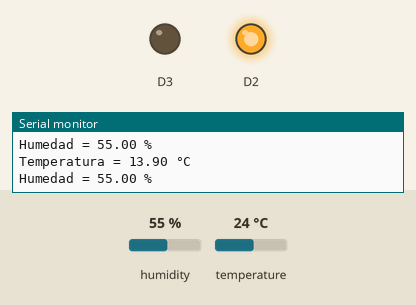
Recording of a sketch running on a simulated ESP8266 (NodeMCU). On the bench: output pins drawn as LEDs (lit = HIGH), the last lines printed to the serial monitor. The inputs (shaded band) are chosen by the test bench; at power-on: temperature 24 °C, humidity 55 %.

Above: at 2.8 s.
2.9 s: temperature set to 30 °C
7.2 s: temperature set to 33 °C
At 10.8 s:
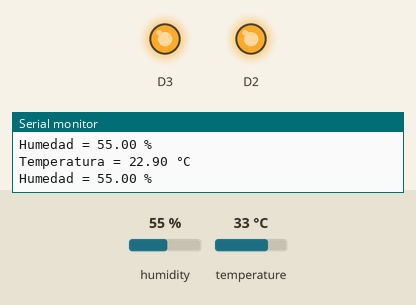
11.6 s: humidity set to 31 %
15.3 s: humidity set to 28 %
At 19.1 s:
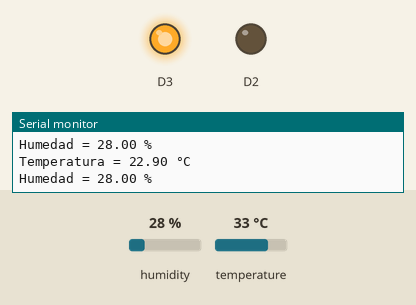
19.7 s: humidity set to 40 %
At 22.7 s:
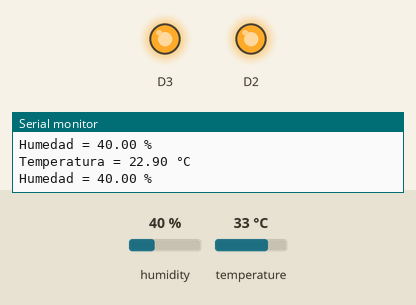
23.7 s: humidity set to 22 %
At 27.5 s:
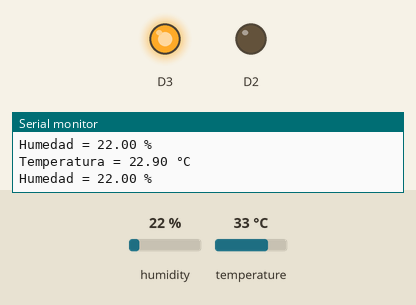
Timing chart, 0 to 28.8 s (numbered marks = the images above; inputs shaded):
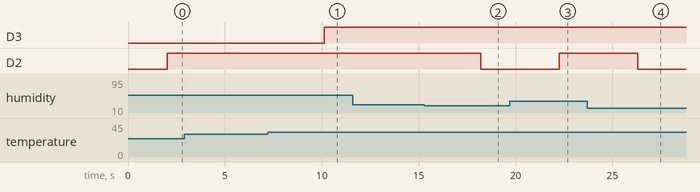

The sketch:

DHT11.ino
```cpp
#include <DHT.h>
#define DHTTYPE DHT11
#define DHTPIN D5
#define rojo D2
#define azul D3


DHT dht(DHTPIN, DHTTYPE);

void setup() {
  pinMode(D5,OUTPUT);
  pinMode(D2,OUTPUT);
  pinMode(D3,OUTPUT);
  Serial.begin(9600);
  dht.begin();
  Serial.begin(9600);
}

void loop() {

  float temperaturaa = dht.readTemperature()-10.10;
  float humedaad = dht.readHumidity();

  Serial.print("Temperatura = ");
  Serial.print(temperaturaa);
  Serial.println(" °C");

  Serial.print("Humedad = ");
  Serial.print(humedaad);
  Serial.println(" %");

  delay(2000);

  if(humedaad>=30){
    digitalWrite(D2, HIGH);
  }
  else{
    digitalWrite(D2, LOW);
  }
  if(temperaturaa>=21){
    digitalWrite(D3, HIGH);
  }
  else{
    digitalWrite(D3, LOW);
  }

}
```

Measured:
- the behaviour switches between 31 and 32 °C on temperature (found by bisection; images 0 and 1)
- the behaviour switches between 30 and 29 % on humidity (found by bisection; images 1 and 2)
- after the input at 7.2 s, D3: LOW → HIGH after 2.9 s
- after the input at 15.3 s, D2: HIGH → LOW after 2.9 s
- after the input at 19.7 s, D2: LOW → HIGH after 2.6 s
- after the input at 23.7 s, D2: HIGH → LOW after 2.6 s
